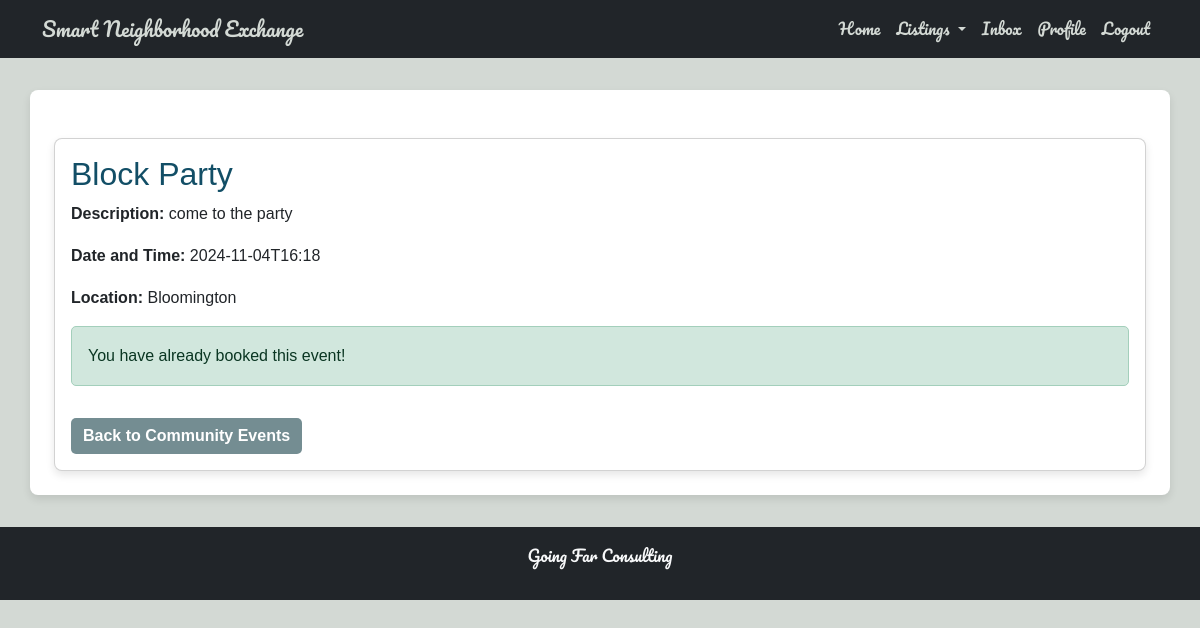
Page /event/1 (signed in) on the committed database.
### tables this page shows
CREATE TABLE events (
            event_id INTEGER PRIMARY KEY AUTOINCREMENT,
            name TEXT NOT NULL,
            description TEXT,
            date TEXT NOT NULL,
            location TEXT NOT NULL,
            hosted_by INTEGER NOT NULL,
            FOREIGN KEY (hosted_by) REFERENCES users (id) ON DELETE CASCADE
        );

### app.py (the view)
@app.route('/event/<int:event_id>')
def view_event(event_id):
    user_id = session.get('user_id')  # Get the logged-in user's ID
    if not user_id:
        flash("Please log in to view this event.", "error")
        return redirect(url_for('login'))
    event = get_event_by_id(event_id)
    if not event:
        flash("Event not found.", "error")
        return redirect(url_for('list_events'))
    booked = get_db().execute(
        "SELECT 1 FROM event_bookings WHERE user_id = ? AND event_id = ?",
        (user_id, event_id)
    ).fetchone() is not None
    return render_template('view_event.html', event=event, booked=booked)

### app.py (called while the page is built)
@app.before_request
def initialize_database():
    init_db()

@app.teardown_appcontext
def shutdown_session(exception=None):
    close_db()

### database.py (called while the page is built)
def get_db():
    if 'db' not in g:
        g.db = sqlite3.connect(DATABASE)
        g.db.row_factory = sqlite3.Row
    return g.db

def get_event_by_id(event_id):
    return get_db().execute("SELECT event_id, name, description, date, location FROM events WHERE event_id = ?", (event_id,)).fetchone()

### templates/view_event.html (shortened to what this page needs)
{% extends "base.html" %}
{% block content %}
<div class="container mt-4">
    <div class="card">
        <div class="card-body">
            <h2 class="card-title">{{ event.name }}</h2>
            <p class="card-text">
                <strong>Description:</strong> {{ event.description }}
            </p>
            <p class="card-text">
                <strong>Date and Time:</strong> {{ event.date }}
            </p>
            <p class="card-text">
                <strong>Location:</strong> {{ event.location }}
            </p>
            {% if booked %}
                <div class="alert alert-success mt-3" role="alert">
                    You have already booked this event!
                </div>
            {% else %}
                <form action="{{ url_for('book_event_route', event_id=event.event_id) }}" method="POST" class="mt-3">
                    <button type="submit" class="btn btn-primary">Book Event</button>
                </form>
            {% endif %}
            <a href="{{ url_for('list_events') }}" class="btn btn-secondary mt-3">Back to Community Events</a>
        </div>
    </div>
</div>
{% endblock %}

### static/style.css (style rules this page uses)
* { margin: 0; padding: 0; box-sizing: border-box; }
body { font-family: Arial, sans-serif; line-height: 1.6; color: #2E3944; background-color: #D3D9D4; }
.card { border-radius: 8px; box-shadow: 0 4px 8px rgba(0, 0, 0, 0.1); }
.card-title { color: #124E66; }
button, .btn { font-size: 16px; font-weight: bold; border: none; border-radius: 5px; transition: background-color 0.3s ease, color 0.3s ease; }
.btn-secondary { background-color: #748D92; color: #FFFFFF; }
.alert { border-radius: 5px; }

### rows in the picture
events: name "Block Party", description "come to the party", date "2024-11-04T16:18", location "Bloomington"
